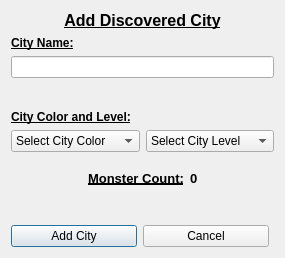
<?xml version="1.0" encoding="UTF-8"?>
<ui version="4.0">
 <class>AddCityDialog</class>
 <widget class="QDialog" name="AddCityDialog">
  <property name="geometry">
   <rect>
    <x>0</x>
    <y>0</y>
    <width>285</width>
    <height>258</height>
   </rect>
  </property>
  <property name="minimumSize">
   <size>
    <width>285</width>
    <height>258</height>
   </size>
  </property>
  <property name="maximumSize">
   <size>
    <width>285</width>
    <height>258</height>
   </size>
  </property>
  <property name="windowTitle">
   <string>Dialog</string>
  </property>
  <property name="styleSheet">
   <string notr="true">QDialog#AddCityDialog{  
	border-image: url(:/images/images/Background_City.jpg);
}</string>
  </property>
  <layout class="QVBoxLayout" name="verticalLayout">
   <item>
    <widget class="QLabel" name="label_3">
     <property name="font">
      <font>
       <pointsize>12</pointsize>
       <weight>75</weight>
       <bold>true</bold>
       <underline>true</underline>
      </font>
     </property>
     <property name="midLineWidth">
      <number>0</number>
     </property>
     <property name="text">
      <string>Add Discovered City</string>
     </property>
     <property name="alignment">
      <set>Qt::AlignCenter</set>
     </property>
     <property name="wordWrap">
      <bool>false</bool>
     </property>
    </widget>
   </item>
   <item>
    <widget class="QLabel" name="label">
     <property name="font">
      <font>
       <weight>75</weight>
       <bold>true</bold>
       <underline>true</underline>
      </font>
     </property>
     <property name="text">
      <string>City Name:</string>
     </property>
    </widget>
   </item>
   <item>
    <widget class="QLineEdit" name="lineEdit_cityName"/>
   </item>
   <item>
    <spacer name="verticalSpacer">
     <property name="orientation">
      <enum>Qt::Vertical</enum>
     </property>
     <property name="sizeHint" stdset="0">
      <size>
       <width>20</width>
       <height>23</height>
      </size>
     </property>
    </spacer>
   </item>
   <item>
    <widget class="QLabel" name="label_2">
     <property name="font">
      <font>
       <weight>75</weight>
       <bold>true</bold>
       <underline>true</underline>
      </font>
     </property>
     <property name="text">
      <string>City Color and Level:</string>
     </property>
    </widget>
   </item>
   <item>
    <layout class="QHBoxLayout" name="horizontalLayout_2">
     <property name="topMargin">
      <number>0</number>
     </property>
     <item>
      <widget class="QComboBox" name="comboBox_cityColor">
       <item>
        <property name="text">
         <string>Select City Color</string>
        </property>
       </item>
       <item>
        <property name="text">
         <string>Blue</string>
        </property>
       </item>
       <item>
        <property name="text">
         <string>Green</string>
        </property>
       </item>
       <item>
        <property name="text">
         <string>Red</string>
        </property>
       </item>
       <item>
        <property name="text">
         <string>White</string>
        </property>
       </item>
      </widget>
     </item>
     <item>
      <widget class="QComboBox" name="comboBox_cityLevel">
       <item>
        <property name="text">
         <string>Select City Level</string>
        </property>
       </item>
       <item>
        <property name="text">
         <string>1</string>
        </property>
       </item>
       <item>
        <property name="text">
         <string>2</string>
        </property>
       </item>
       <item>
        <property name="text">
         <string>3</string>
        </property>
       </item>
       <item>
        <property name="text">
         <string>4</string>
        </property>
       </item>
       <item>
        <property name="text">
         <string>5</string>
        </property>
       </item>
       <item>
        <property name="text">
         <string>6</string>
        </property>
       </item>
       <item>
        <property name="text">
         <string>7</string>
        </property>
       </item>
       <item>
        <property name="text">
         <string>8</string>
        </property>
       </item>
       <item>
        <property name="text">
         <string>9</string>
        </property>
       </item>
       <item>
        <property name="text">
         <string>10</string>
        </property>
       </item>
       <item>
        <property name="text">
         <string>11</string>
        </property>
       </item>
      </widget>
     </item>
    </layout>
   </item>
   <item>
    <layout class="QHBoxLayout" name="horizontalLayout_3">
     <property name="topMargin">
      <number>10</number>
     </property>
     <item>
      <spacer name="horizontalSpacer_2">
       <property name="orientation">
        <enum>Qt::Horizontal</enum>
       </property>
       <property name="sizeHint" stdset="0">
        <size>
         <width>40</width>
         <height>20</height>
        </size>
       </property>
      </spacer>
     </item>
     <item>
      <widget class="QLabel" name="label_4">
       <property name="font">
        <font>
         <pointsize>10</pointsize>
         <weight>75</weight>
         <bold>true</bold>
         <underline>true</underline>
        </font>
       </property>
       <property name="styleSheet">
        <string notr="true"/>
       </property>
       <property name="text">
        <string>Monster Count:</string>
       </property>
       <property name="alignment">
        <set>Qt::AlignCenter</set>
       </property>
      </widget>
     </item>
     <item>
      <widget class="QLabel" name="label_MonsterCount">
       <property name="font">
        <font>
         <pointsize>10</pointsize>
         <weight>75</weight>
         <italic>false</italic>
         <bold>true</bold>
         <underline>false</underline>
         <strikeout>false</strikeout>
         <kerning>false</kerning>
        </font>
       </property>
       <property name="styleSheet">
        <string notr="true"/>
       </property>
       <property name="text">
        <string>0</string>
       </property>
      </widget>
     </item>
     <item>
      <spacer name="horizontalSpacer">
       <property name="orientation">
        <enum>Qt::Horizontal</enum>
       </property>
       <property name="sizeHint" stdset="0">
        <size>
         <width>40</width>
         <height>20</height>
        </size>
       </property>
      </spacer>
     </item>
    </layout>
   </item>
   <item>
    <spacer name="verticalSpacer_2">
     <property name="orientation">
      <enum>Qt::Vertical</enum>
     </property>
     <property name="sizeHint" stdset="0">
      <size>
       <width>20</width>
       <height>23</height>
      </size>
     </property>
    </spacer>
   </item>
   <item>
    <layout class="QHBoxLayout" name="horizontalLayout">
     <property name="topMargin">
      <number>5</number>
     </property>
     <property name="rightMargin">
      <number>5</number>
     </property>
     <item>
      <widget class="QPushButton" name="pushButton_addCity">
       <property name="text">
        <string>Add City</string>
       </property>
      </widget>
     </item>
     <item>
      <widget class="QPushButton" name="pushButton_cancel">
       <property name="text">
        <string>Cancel</string>
       </property>
      </widget>
     </item>
    </layout>
   </item>
  </layout>
 </widget>
 <resources/>
 <connections/>
</ui>
